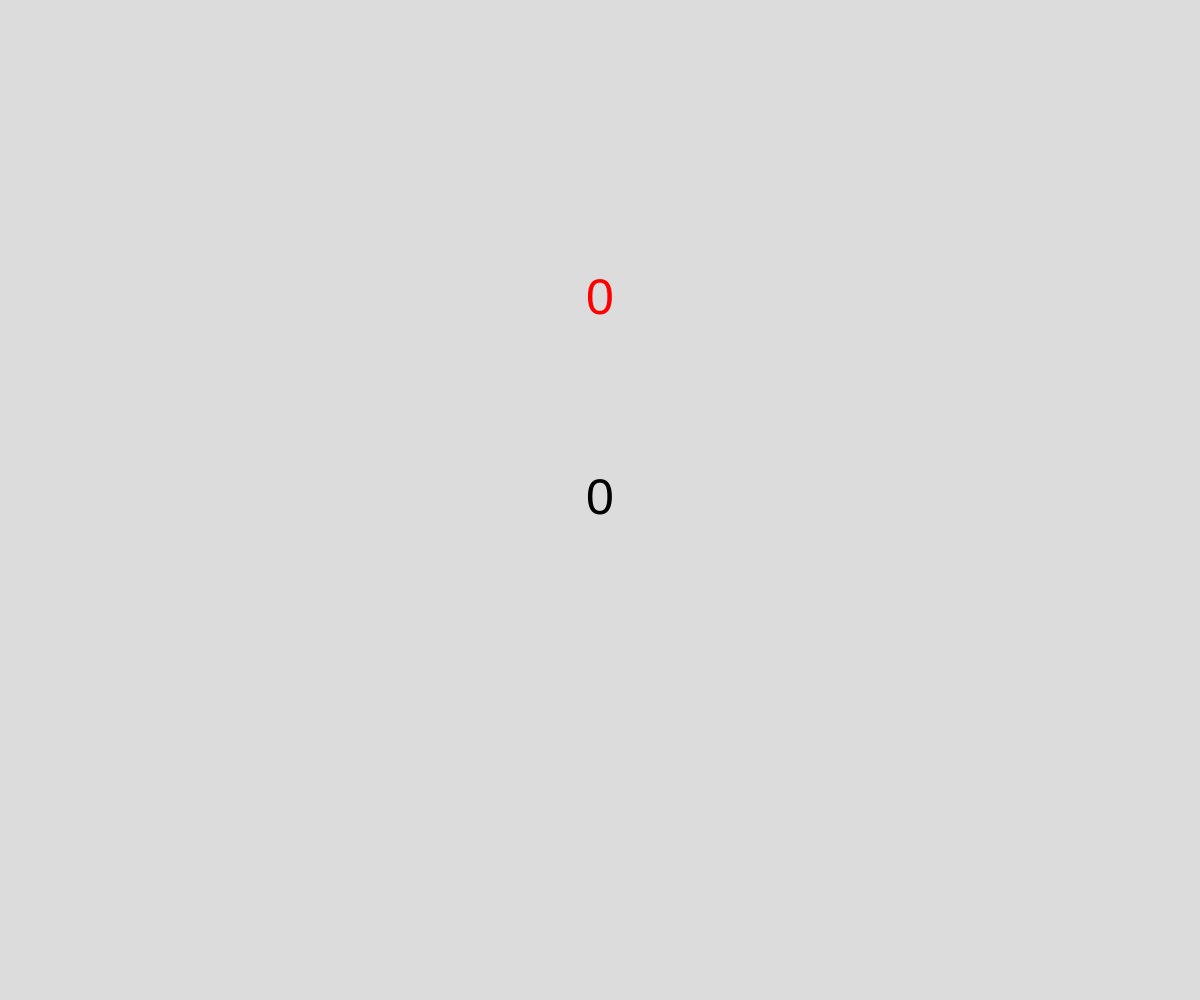
Frame 1 (no input)
Frame 60 (no input): identical to frame 1, image omitted
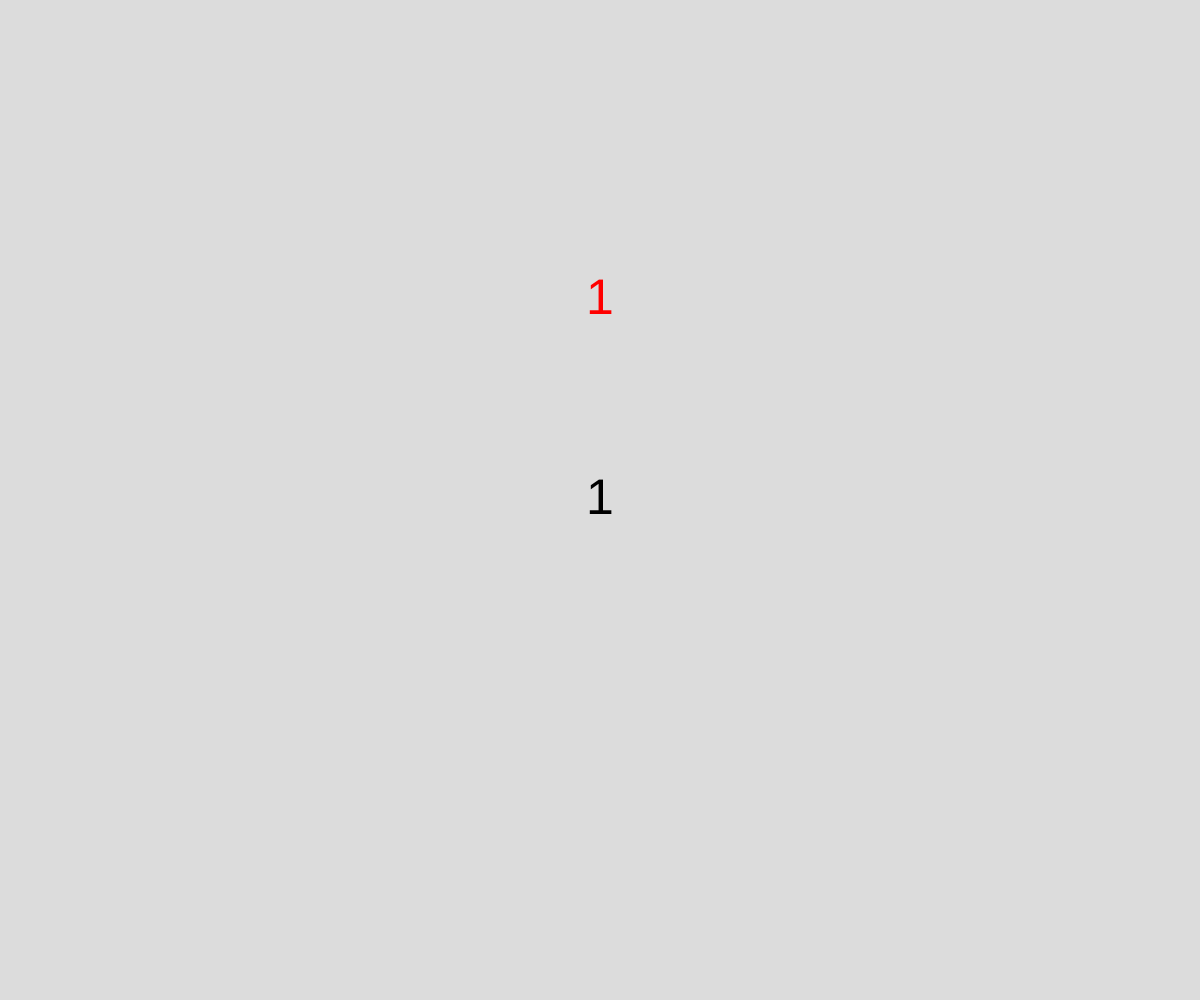
Frame 120 (the mouse pressed at the canvas centre since frame 60)

The p5.js sketch that drew these frames (run headless with seeded random() and noise() and a simulated clock; from frame 60 on, the mouse is pressed at the canvas centre):

// p5.js sketch
// ── sketch.js
// Project Title
// Your Name
// Date
//
// Extra for Experts:
// - describe what you did to take this project "above and beyond"

let numberClicks = 0;
let highestScore = 0;

function setup() {
  createCanvas(windowWidth, windowHeight);

  if (getItem("highScore")) {
    highestScore = getItem("highScore");
  }
}

function draw() {
  background(220);
  displayClicks();
  displayHighest();
}

function displayClicks() {
  fill(0);
  textSize(50);
  textAlign(CENTER,CENTER);
  text(numberClicks, width/2, height/2);
}

function displayHighest() {
  fill("red");
  textSize(50);
  textAlign(CENTER,CENTER);
  text(highestScore, width/2, height/2 - 200);
}

function mousePressed() {
  numberClicks++;
  if (numberClicks > highestScore) {
    highestScore = numberClicks;
    storeItem("highScore", highestScore);
  }
}
